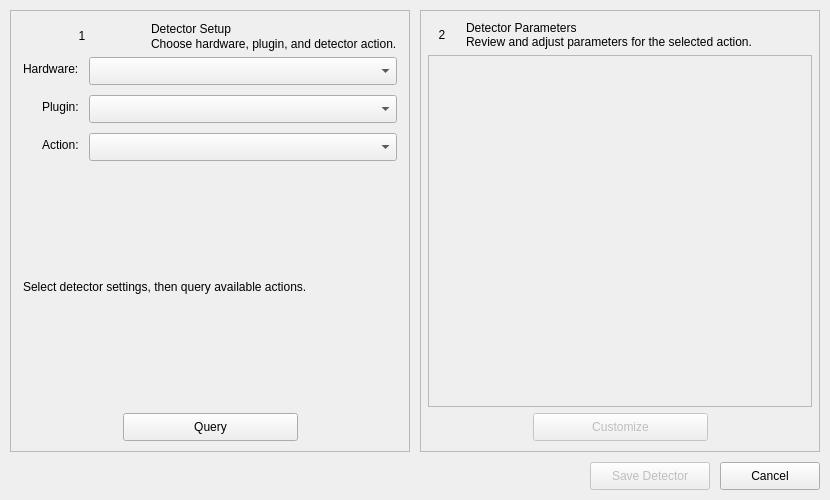
<?xml version="1.0" encoding="UTF-8"?>
<ui version="4.0">
 <class>DetectorSelectionDialog</class>
 <widget class="QDialog" name="DetectorSelectionDialog">
  <property name="geometry">
   <rect>
    <x>0</x>
    <y>0</y>
    <width>830</width>
    <height>500</height>
   </rect>
  </property>
  <property name="minimumSize">
   <size>
    <width>830</width>
    <height>500</height>
   </size>
  </property>
  <property name="windowTitle">
   <string>Configure Detector</string>
  </property>
  <layout class="QVBoxLayout" name="verticalLayout_detector_selection">
   <property name="spacing">
    <number>10</number>
   </property>
   <property name="leftMargin">
    <number>10</number>
   </property>
   <property name="topMargin">
    <number>10</number>
   </property>
   <property name="rightMargin">
    <number>10</number>
   </property>
   <property name="bottomMargin">
    <number>10</number>
   </property>
   <item>
    <layout class="QHBoxLayout" name="horizontalLayout_detector_selection_cards">
     <property name="spacing">
      <number>10</number>
     </property>
     <item>
      <widget class="QFrame" name="frame_detector_selection_setup">
       <property name="minimumSize">
        <size>
         <width>395</width>
         <height>425</height>
        </size>
       </property>
       <property name="frameShape">
        <enum>QFrame::StyledPanel</enum>
       </property>
       <property name="frameShadow">
        <enum>QFrame::Raised</enum>
       </property>
       <layout class="QVBoxLayout" name="verticalLayout_detector_selection_setup" stretch="0,0,1,0">
        <property name="spacing">
         <number>6</number>
        </property>
        <property name="leftMargin">
         <number>12</number>
        </property>
        <property name="topMargin">
         <number>10</number>
        </property>
        <property name="rightMargin">
         <number>12</number>
        </property>
        <property name="bottomMargin">
         <number>10</number>
        </property>
        <item>
         <layout class="QHBoxLayout" name="horizontalLayout_detector_selection_setup_header">
          <property name="spacing">
           <number>10</number>
          </property>
          <item>
           <widget class="QLabel" name="label_detector_selection_setup_badge">
            <property name="sizePolicy">
             <sizepolicy hsizetype="Preferred" vsizetype="Fixed">
              <horstretch>0</horstretch>
              <verstretch>0</verstretch>
             </sizepolicy>
            </property>
            <property name="minimumSize">
             <size>
              <width>30</width>
              <height>30</height>
             </size>
            </property>
            <property name="maximumSize">
             <size>
              <width>16777215</width>
              <height>30</height>
             </size>
            </property>
            <property name="text">
             <string>1</string>
            </property>
            <property name="alignment">
             <set>Qt::AlignCenter</set>
            </property>
           </widget>
          </item>
          <item>
           <layout class="QVBoxLayout" name="verticalLayout_detector_selection_setup_header_text">
            <property name="spacing">
             <number>0</number>
            </property>
            <property name="sizeConstraint">
             <enum>QLayout::SetMinimumSize</enum>
            </property>
            <item>
             <widget class="QLabel" name="label_detector_selection_setup_title">
              <property name="sizePolicy">
               <sizepolicy hsizetype="Preferred" vsizetype="Fixed">
                <horstretch>0</horstretch>
                <verstretch>0</verstretch>
               </sizepolicy>
              </property>
              <property name="maximumSize">
               <size>
                <width>16777215</width>
                <height>22</height>
               </size>
              </property>
              <property name="text">
               <string>Detector Setup</string>
              </property>
             </widget>
            </item>
            <item>
             <widget class="QLabel" name="label_detector_selection_setup_subtitle">
              <property name="sizePolicy">
               <sizepolicy hsizetype="Preferred" vsizetype="Fixed">
                <horstretch>0</horstretch>
                <verstretch>0</verstretch>
               </sizepolicy>
              </property>
              <property name="maximumSize">
               <size>
                <width>16777215</width>
                <height>20</height>
               </size>
              </property>
              <property name="text">
               <string>Choose hardware, plugin, and detector action.</string>
              </property>
             </widget>
            </item>
           </layout>
          </item>
         </layout>
        </item>
        <item>
         <layout class="QFormLayout" name="formLayout_detector_selection_setup">
          <property name="labelAlignment">
           <set>Qt::AlignRight|Qt::AlignTrailing|Qt::AlignVCenter</set>
          </property>
          <property name="horizontalSpacing">
           <number>10</number>
          </property>
          <property name="verticalSpacing">
           <number>10</number>
          </property>
          <item row="0" column="0">
           <widget class="QLabel" name="label2_detector_selection_hardware">
            <property name="text">
             <string>Hardware:</string>
            </property>
           </widget>
          </item>
          <item row="0" column="1">
           <widget class="QComboBox" name="comboBox_detector_selection_hardware">
            <property name="minimumSize">
             <size>
              <width>240</width>
              <height>28</height>
             </size>
            </property>
           </widget>
          </item>
          <item row="1" column="0">
           <widget class="QLabel" name="label2_detector_selection_plugin">
            <property name="text">
             <string>Plugin:</string>
            </property>
           </widget>
          </item>
          <item row="1" column="1">
           <widget class="QComboBox" name="comboBox_detector_selection_plugin">
            <property name="minimumSize">
             <size>
              <width>240</width>
              <height>28</height>
             </size>
            </property>
           </widget>
          </item>
          <item row="2" column="0">
           <widget class="QLabel" name="label2_detector_selection_action">
            <property name="text">
             <string>Action:</string>
            </property>
           </widget>
          </item>
          <item row="2" column="1">
           <widget class="QComboBox" name="comboBox_detector_selection_action">
            <property name="minimumSize">
             <size>
              <width>240</width>
              <height>28</height>
             </size>
            </property>
           </widget>
          </item>
         </layout>
        </item>
        <item>
         <widget class="QLabel" name="label_detector_selection_setup_info">
          <property name="minimumSize">
           <size>
            <width>0</width>
            <height>48</height>
           </size>
          </property>
          <property name="text">
           <string>Select detector settings, then query available actions.</string>
          </property>
          <property name="alignment">
           <set>Qt::AlignLeading|Qt::AlignLeft|Qt::AlignVCenter</set>
          </property>
          <property name="wordWrap">
           <bool>true</bool>
          </property>
         </widget>
        </item>
        <item>
         <layout class="QHBoxLayout" name="horizontalLayout_detector_selection_query">
          <property name="spacing">
           <number>6</number>
          </property>
          <item>
           <spacer name="horizontalSpacer_detector_selection_query_left">
            <property name="orientation">
             <enum>Qt::Horizontal</enum>
            </property>
            <property name="sizeHint" stdset="0">
             <size>
              <width>40</width>
              <height>20</height>
             </size>
            </property>
           </spacer>
          </item>
          <item>
           <widget class="QPushButton" name="pushButton_detector_selection_query">
            <property name="minimumSize">
             <size>
              <width>175</width>
              <height>28</height>
             </size>
            </property>
            <property name="maximumSize">
             <size>
              <width>175</width>
              <height>28</height>
             </size>
            </property>
            <property name="text">
             <string>Query</string>
            </property>
           </widget>
          </item>
          <item>
           <spacer name="horizontalSpacer_detector_selection_query_right">
            <property name="orientation">
             <enum>Qt::Horizontal</enum>
            </property>
            <property name="sizeHint" stdset="0">
             <size>
              <width>40</width>
              <height>20</height>
             </size>
            </property>
           </spacer>
          </item>
         </layout>
        </item>
       </layout>
      </widget>
     </item>
     <item>
      <widget class="QFrame" name="frame_detector_selection_parameters">
       <property name="minimumSize">
        <size>
         <width>395</width>
         <height>425</height>
        </size>
       </property>
       <property name="frameShape">
        <enum>QFrame::StyledPanel</enum>
       </property>
       <property name="frameShadow">
        <enum>QFrame::Raised</enum>
       </property>
       <layout class="QVBoxLayout" name="verticalLayout_detector_selection_parameters" stretch="0,1,0">
        <property name="spacing">
         <number>6</number>
        </property>
        <property name="leftMargin">
         <number>7</number>
        </property>
        <property name="topMargin">
         <number>10</number>
        </property>
        <property name="rightMargin">
         <number>7</number>
        </property>
        <property name="bottomMargin">
         <number>10</number>
        </property>
        <item>
         <layout class="QHBoxLayout" name="horizontalLayout_detector_selection_parameters_header">
          <property name="spacing">
           <number>10</number>
          </property>
          <item>
           <widget class="QLabel" name="label_detector_selection_parameters_badge">
            <property name="minimumSize">
             <size>
              <width>28</width>
              <height>28</height>
             </size>
            </property>
            <property name="maximumSize">
             <size>
              <width>28</width>
              <height>28</height>
             </size>
            </property>
            <property name="text">
             <string>2</string>
            </property>
            <property name="alignment">
             <set>Qt::AlignCenter</set>
            </property>
           </widget>
          </item>
          <item>
           <layout class="QVBoxLayout" name="verticalLayout_detector_selection_parameters_header_text">
            <property name="spacing">
             <number>0</number>
            </property>
            <item>
             <widget class="QLabel" name="label_detector_selection_parameters_title">
              <property name="text">
               <string>Detector Parameters</string>
              </property>
             </widget>
            </item>
            <item>
             <widget class="QLabel" name="label_detector_selection_parameters_subtitle">
              <property name="text">
               <string>Review and adjust parameters for the selected action.</string>
              </property>
             </widget>
            </item>
           </layout>
          </item>
         </layout>
        </item>
        <item>
         <widget class="QScrollArea" name="scrollArea_detector_selection_parameters">
          <property name="horizontalScrollBarPolicy">
           <enum>Qt::ScrollBarAlwaysOff</enum>
          </property>
          <property name="widgetResizable">
           <bool>true</bool>
          </property>
          <widget class="QWidget" name="scrollAreaWidgetContents_detector_selection_parameters">
           <property name="geometry">
            <rect>
             <x>0</x>
             <y>0</y>
             <width>385</width>
             <height>334</height>
            </rect>
           </property>
           <layout class="QGridLayout" name="gridLayout_detector_selection_dynamic_parameters">
            <property name="leftMargin">
             <number>8</number>
            </property>
            <property name="topMargin">
             <number>8</number>
            </property>
            <property name="rightMargin">
             <number>8</number>
            </property>
            <property name="bottomMargin">
             <number>8</number>
            </property>
           </layout>
          </widget>
         </widget>
        </item>
        <item>
         <layout class="QHBoxLayout" name="horizontalLayout_detector_selection_customize">
          <property name="spacing">
           <number>6</number>
          </property>
          <item>
           <spacer name="horizontalSpacer_detector_selection_customize_left">
            <property name="orientation">
             <enum>Qt::Horizontal</enum>
            </property>
            <property name="sizeHint" stdset="0">
             <size>
              <width>40</width>
              <height>20</height>
             </size>
            </property>
           </spacer>
          </item>
          <item>
           <widget class="QPushButton" name="pushButton_detector_selection_customize">
            <property name="enabled">
             <bool>false</bool>
            </property>
            <property name="minimumSize">
             <size>
              <width>175</width>
              <height>28</height>
             </size>
            </property>
            <property name="maximumSize">
             <size>
              <width>175</width>
              <height>28</height>
             </size>
            </property>
            <property name="text">
             <string>Customize</string>
            </property>
           </widget>
          </item>
          <item>
           <spacer name="horizontalSpacer_detector_selection_customize_right">
            <property name="orientation">
             <enum>Qt::Horizontal</enum>
            </property>
            <property name="sizeHint" stdset="0">
             <size>
              <width>40</width>
              <height>20</height>
             </size>
            </property>
           </spacer>
          </item>
         </layout>
        </item>
       </layout>
      </widget>
     </item>
    </layout>
   </item>
   <item>
    <layout class="QHBoxLayout" name="horizontalLayout_detector_selection_footer">
     <item>
      <spacer name="horizontalSpacer_detector_selection_footer">
       <property name="orientation">
        <enum>Qt::Horizontal</enum>
       </property>
       <property name="sizeHint" stdset="0">
        <size>
         <width>40</width>
         <height>20</height>
        </size>
       </property>
      </spacer>
     </item>
     <item>
      <widget class="QPushButton" name="pushButton_detector_selection_save">
       <property name="enabled">
        <bool>false</bool>
       </property>
       <property name="minimumSize">
        <size>
         <width>120</width>
         <height>28</height>
        </size>
       </property>
       <property name="text">
        <string>Save Detector</string>
       </property>
       <property name="default">
        <bool>true</bool>
       </property>
      </widget>
     </item>
     <item>
      <widget class="QPushButton" name="pushButton_detector_selection_cancel">
       <property name="minimumSize">
        <size>
         <width>100</width>
         <height>28</height>
        </size>
       </property>
       <property name="text">
        <string>Cancel</string>
       </property>
      </widget>
     </item>
    </layout>
   </item>
  </layout>
 </widget>
 <resources/>
 <connections>
  <connection>
   <sender>pushButton_detector_selection_cancel</sender>
   <signal>clicked()</signal>
   <receiver>DetectorSelectionDialog</receiver>
   <slot>reject()</slot>
   <hints>
    <hint type="sourcelabel">
     <x>662</x>
     <y>476</y>
    </hint>
    <hint type="destinationlabel">
     <x>414</x>
     <y>250</y>
    </hint>
   </hints>
  </connection>
 </connections>
</ui>
